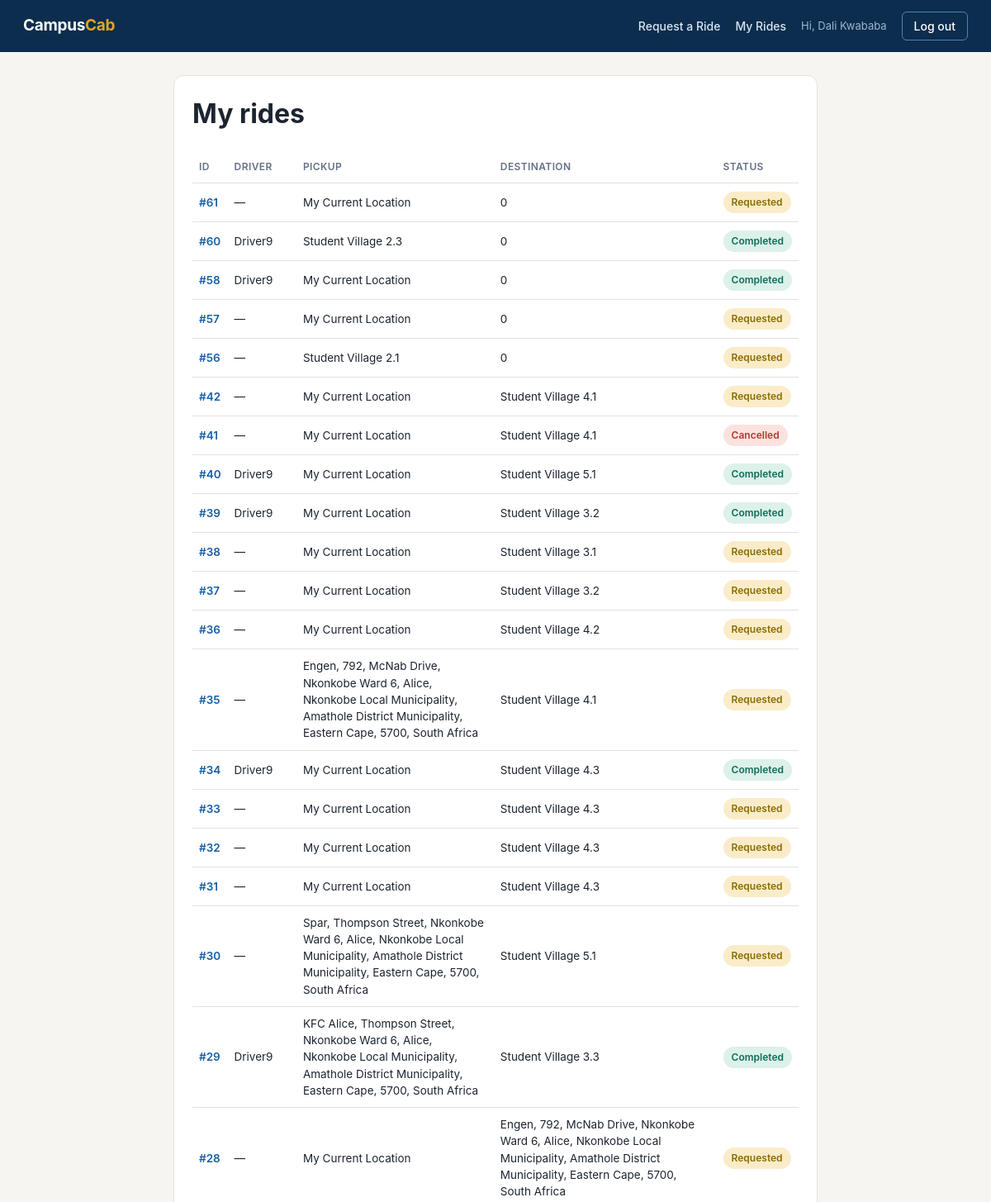
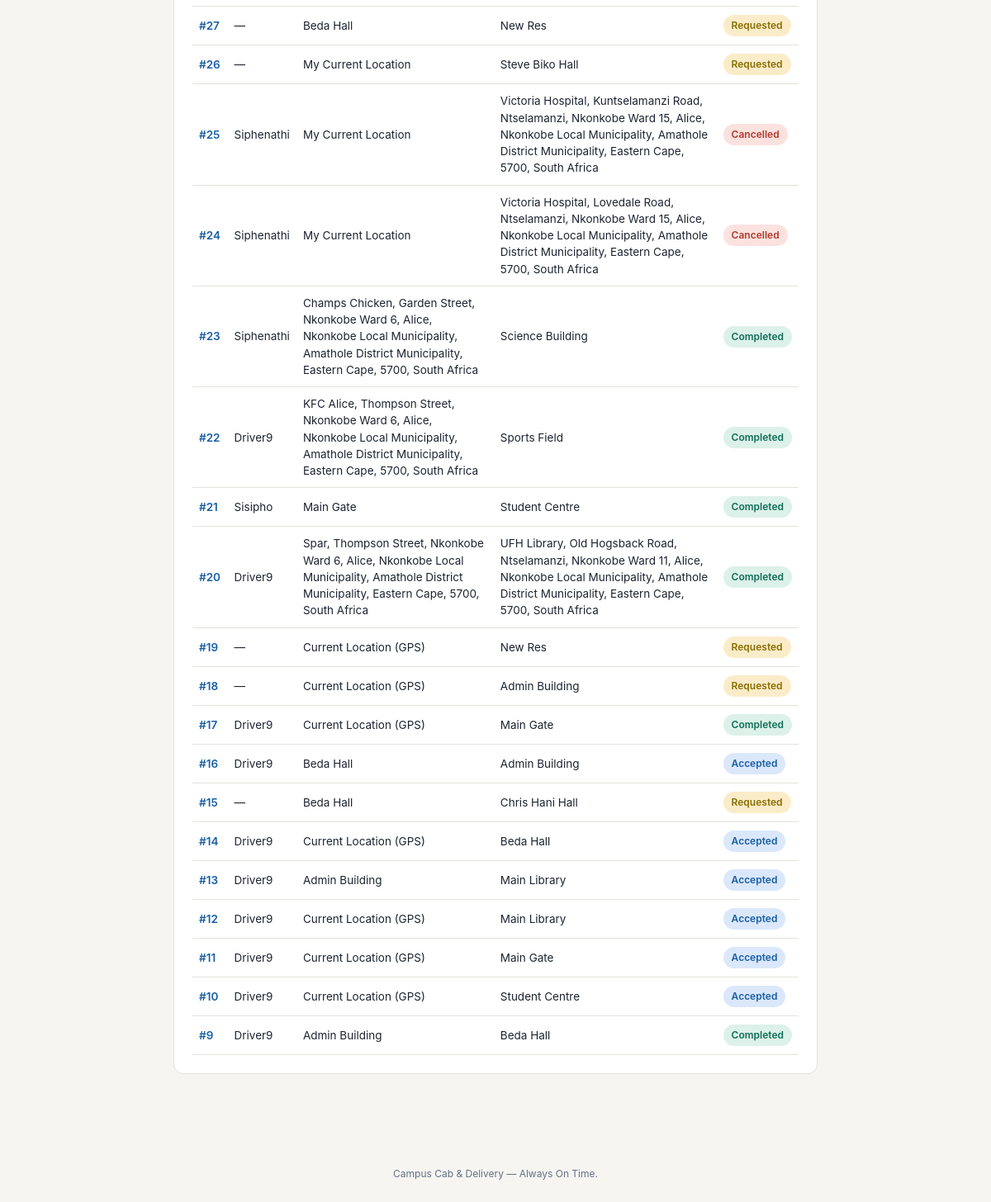
The page /my_rides.php (signed in) on the database as committed earlier (2 pictures, top to bottom).
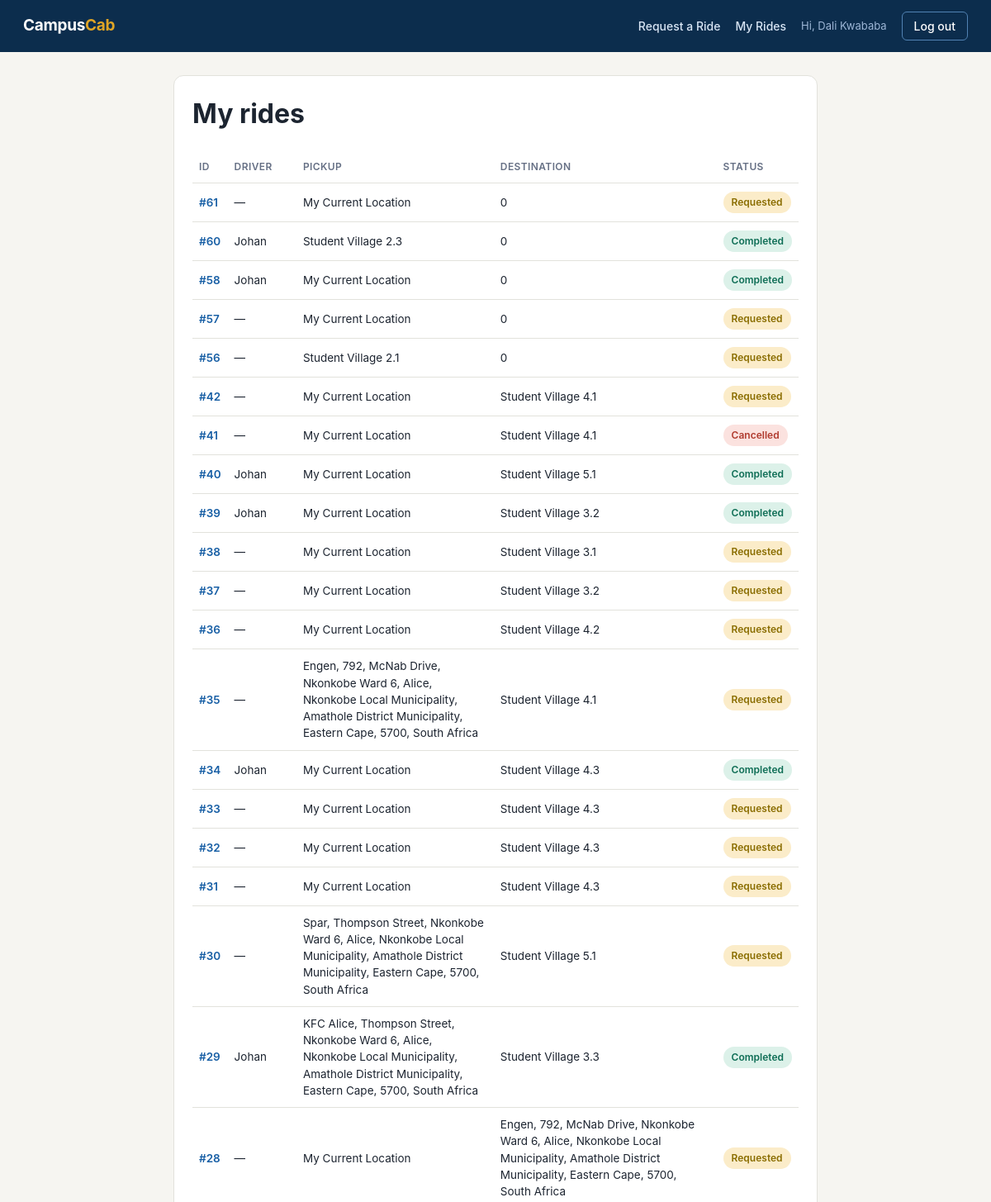
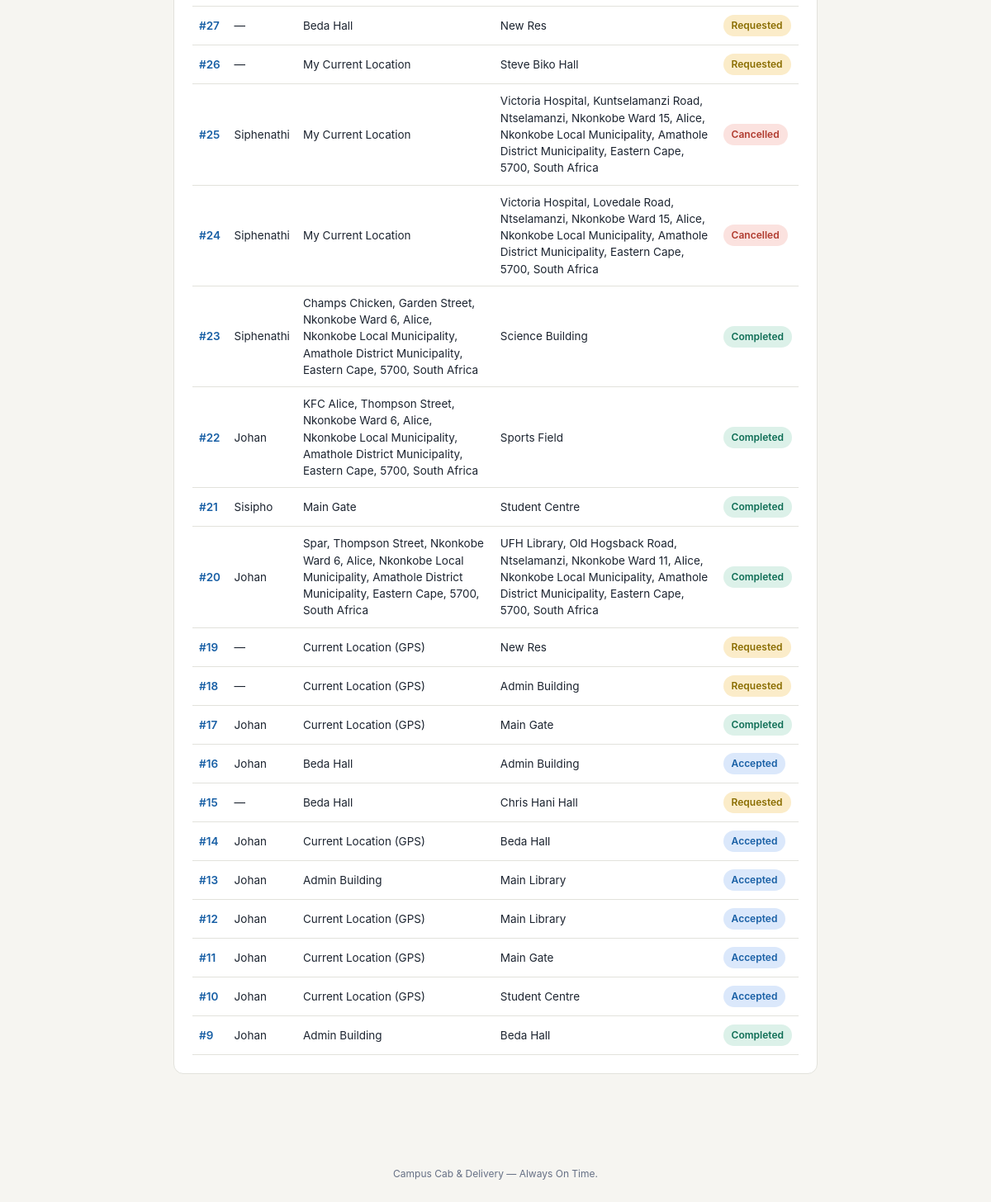
The same page on the database as committed later (2 pictures, top to bottom).
### tables this page shows
CREATE TABLE `ride` (
  `rideID` int(11) NOT NULL,
  `studentID` int(11) DEFAULT NULL,
  `staffID` int(11) DEFAULT NULL,
  `requester_type` enum('Student','Staff') NOT NULL DEFAULT 'Student',
  `request_type` enum('Ride','Parcel') NOT NULL DEFAULT 'Ride',
  `parcel_details` varchar(255) DEFAULT NULL,
  `DriverID` int(11) DEFAULT NULL,
  `pickup_address` varchar(250) DEFAULT NULL,
  `pickup_latitude` decimal(10,7) DEFAULT NULL,
  `pickup_longitude` decimal(10,7) DEFAULT NULL,
  `destination_address` varchar(250) DEFAULT NULL,
  `destination_latitude` decimal(10,7) DEFAULT NULL,
  `destination_longitude` decimal(10,7) DEFAULT NULL,
  `requested_at` datetime DEFAULT NULL,
  `accepted_at` datetime DEFAULT NULL,
  `started_at` datetime DEFAULT NULL,
  `Completed_at` datetime DEFAULT NULL,
  `ride_status` enum('Requested','Accepted','Driver Arriving','In Progress','Completed','Cancelled') DEFAULT 'Requested',
  `cancellation_reason` varchar(255) DEFAULT NULL,
  `cancelled_at` datetime DEFAULT NULL,
  `estimated_distance_km` decimal(6,2) DEFAULT NULL,
  `estimated_duration_min` int(11) DEFAULT NULL,
  `estimated_price` decimal(8,2) DEFAULT NULL,
  `driver_earning` double NOT NULL,
  `campus_commission` double NOT NULL
);

CREATE TABLE `driver` (
  `DriverID` int(11) NOT NULL,
  `DriverFname` varchar(50) NOT NULL,
  `DriverLname` varchar(50) NOT NULL,
  `DriverEmail` varchar(50) NOT NULL,
  `DriverPhoneNo` varchar(15) NOT NULL,
  `driverAccount_Status` enum('Pending','Active','Inactive','Rejected') DEFAULT 'Pending',
  `rejection_reason` varchar(255) DEFAULT NULL,
  `licence_number` varchar(30) NOT NULL,
  `availability_status` enum('Available','Unavailable') DEFAULT 'Unavailable',
  `password` varchar(255) NOT NULL DEFAULT '',
  `profile_picture` varchar(225) NOT NULL
);

### my_rides.php (the view, shortened to what this page needs)
<?php
include 'header.php';
$studentID = $_SESSION['student_id'];
?>
<div class="card">
    <h1>My rides</h1>
    <table>
        <tr><th>ID</th><th>Driver</th><th>Pickup</th><th>Destination</th><th>Status</th></tr>
        <?php
        $result = mysqli_query($conn, "
            SELECT r.rideID, d.DriverFname, d.DriverLname, r.pickup_address, r.destination_address, r.ride_status
            FROM ride r
            LEFT JOIN driver d ON r.DriverID = d.DriverID
            WHERE r.studentID = $studentID
            ORDER BY r.rideID DESC
        ");
        if (mysqli_num_rows($result) == 0):
        ?>
        <tr><td colspan="5" class="empty">No rides yet — <a href="request.php">request one</a>.</td></tr>
        <?php
        else:
            while ($row = mysqli_fetch_assoc($result)):
            $statusClass = str_replace(' ', '-', $row['ride_status']);
        ?>
        <tr>
            <td><a href="trip.php?id=<?php echo $row['rideID']; ?>">#<?php echo $row['rideID']; ?></a></td>
            <td><?php echo $row['DriverFname'] ? htmlspecialchars($row['DriverFname']) : '—'; ?></td>
            <td><?php echo htmlspecialchars($row['pickup_address']); ?></td>
            <td><?php echo htmlspecialchars($row['destination_address']); ?></td>
            <td><span class="status <?php echo $statusClass; ?>"><?php echo $row['ride_status']; ?></span></td>
        </tr>
        <?php
            endwhile;
        endif;
        ?>
    </table>
</div>
<?php include 'footer.php'; ?>

### header.php (shortened to what this page needs)
<?php
$isStudent = isset($_SESSION['student_id']);
?>
<!DOCTYPE html>
<html lang="en">
<head>
    <link rel="stylesheet" href="style.css">
</head>
<body>
<header class="site-header">
    <a href="index.php" class="brand">Campus<span>Cab</span></a>
    <nav>
        <?php if ($isStudent): ?>
            <a href="request.php">Request a Ride</a>
            <a href="my_rides.php">My Rides</a>
            <span class="who">Hi, <?php echo htmlspecialchars($_SESSION['student_name']); ?></span>
            <a href="logout.php" class="btn-outline">Log out</a>
        <?php else: ?>
            <a href="index.php">Home</a>
            <a href="register.php">Register</a>
            <a href="login.php" class="btn-login">Login</a>
    <?php endif; ?>
    </nav>
</header>
<main>

### footer.php
</main>
<footer class="site-footer">
    <p>Campus Cab &amp; Delivery — Always On Time.</p>
</footer>
</body>
</html>

### style.css (style rules this page uses)
:root { --navy: #0c2d4d; --navy-light: #185fa5; --gold: #e0a526; --gold-dark: #b8860f; --teal: #0f6e56; --teal-bg: #dcf1e9; --coral: #b03a2e; --coral-bg: #fbe2df; --amber-bg: #fbecc9; --amber-text: #8a6d00; --ink: #1c2430; --muted: #667085; --border: #e2e2dc; --bg: #f6f5f1; --card: #ffffff; }
* { box-sizing: border-box; }
body { font-family: -apple-system, "Segoe UI", Roboto, Helvetica, Arial, sans-serif; background: var(--bg); color: var(--ink); margin: 0; line-height: 1.5; }
.site-header { background: var(--navy); color: white; display: flex; align-items: center; justify-content: space-between; padding: 14px 28px; flex-wrap: wrap; gap: 10px; }
.brand { color: white; font-weight: 700; font-size: 19px; text-decoration: none; letter-spacing: -0.3px; }
.brand span { color: var(--gold); }
.site-header nav { display: flex; align-items: center; gap: 18px; flex-wrap: wrap; }
.site-header nav a { color: #d9e6f5; text-decoration: none; font-size: 14px; font-weight: 500; }
.who { color: #9db6d6; font-size: 13px; }
.btn-outline { border: 1px solid #5182b3; padding: 6px 14px; border-radius: 6px; color: white !important; }
main { max-width: 820px; margin: 0 auto; padding: 28px 20px 60px; }
.card { background: var(--card); border: 1px solid var(--border); border-radius: 12px; padding: 22px; margin-bottom: 20px; }
.card h1, .card h2 { margin-top: 0; }
table { width: 100%; border-collapse: collapse; margin-top: 4px; }
th, td { text-align: left; padding: 10px 8px; border-bottom: 1px solid var(--border); font-size: 13.5px; }
th { color: var(--muted); font-weight: 600; font-size: 12px; text-transform: uppercase; letter-spacing: 0.4px; }
td a { color: var(--navy-light); text-decoration: none; font-weight: 600; }
.status { display: inline-block; padding: 4px 10px; border-radius: 20px; font-size: 12px; font-weight: 600; background: #eee; }
.status.Completed { background: var(--teal-bg); color: var(--teal); }
.status.Requested { background: var(--amber-bg); color: var(--amber-text); }
.status.Accepted, .status.In-Progress, .status.Driver-Arriving { background: #dbe8fb; color: var(--navy-light); }
.status.Cancelled { background: var(--coral-bg); color: var(--coral); }
.site-footer { text-align: center; padding: 20px; color: var(--muted); font-size: 12px; }

Rows that differ between the two databases and show on the page:
changed through a linked row, ride "Student Village 2.3": DriverID.DriverFname "Driver9" → "Johan"
changed through a linked row, ride id 58: DriverID.DriverFname "Driver9" → "Johan"
changed through a linked row, ride id 40: DriverID.DriverFname "Driver9" → "Johan"
changed through a linked row, ride id 39: DriverID.DriverFname "Driver9" → "Johan"
changed through a linked row, ride id 34: DriverID.DriverFname "Driver9" → "Johan"
changed through a linked row, ride "Student Village 3.3": DriverID.DriverFname "Driver9" → "Johan"
changed through a linked row, ride "Sports Field": DriverID.DriverFname "Driver9" → "Johan"
changed through a linked row, ride id 20: DriverID.DriverFname "Driver9" → "Johan"
changed through a linked row, ride id 17: DriverID.DriverFname "Driver9" → "Johan"
changed through a linked row, ride id 16: DriverID.DriverFname "Driver9" → "Johan"
changed through a linked row, ride id 14: DriverID.DriverFname "Driver9" → "Johan"
changed through a linked row, ride id 13: DriverID.DriverFname "Driver9" → "Johan"
changed through a linked row, ride id 12: DriverID.DriverFname "Driver9" → "Johan"
changed through a linked row, ride id 11: DriverID.DriverFname "Driver9" → "Johan"
changed through a linked row, ride id 10: DriverID.DriverFname "Driver9" → "Johan"
changed through a linked row, ride id 9: DriverID.DriverFname "Driver9" → "Johan"
